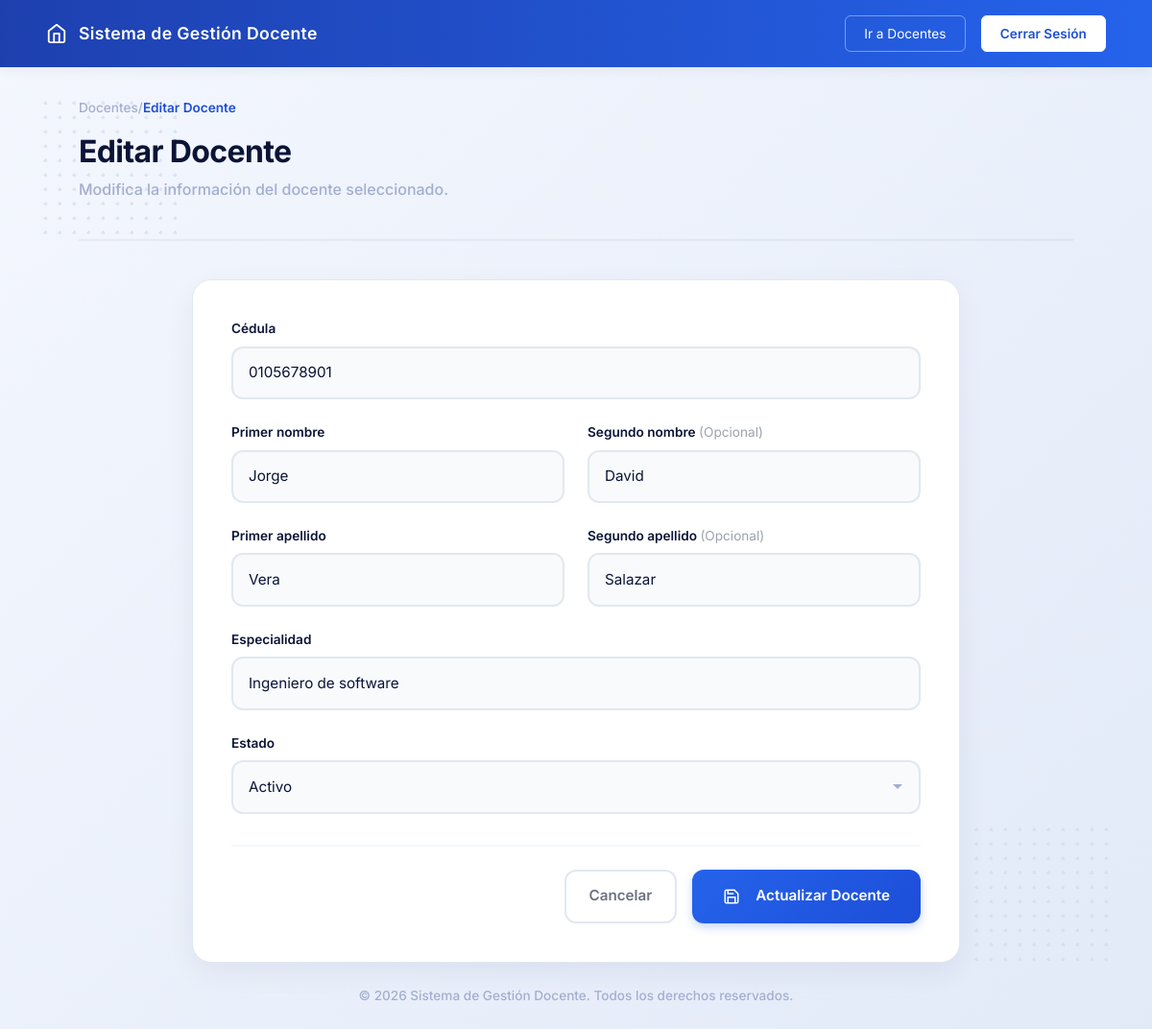
Screenshot of /routes/docentes.php?accion=editar&id_docente=5 with the database file from the repository.
### tables this page shows
CREATE TABLE docentes (
    id_docente INT(11) NOT NULL AUTO_INCREMENT,
    cedula VARCHAR(10) NOT NULL,
    primer_nombre VARCHAR(100) NOT NULL,
    segundo_nombre VARCHAR(100) DEFAULT NULL,
    primer_apellido VARCHAR(100) NOT NULL,
    segundo_apellido VARCHAR(100) DEFAULT NULL,
    especialidad VARCHAR(100) NOT NULL,
    fecha_modificacion TIMESTAMP NOT NULL DEFAULT CURRENT_TIMESTAMP,
    fecha_creacion TIMESTAMP NOT NULL DEFAULT CURRENT_TIMESTAMP,
    estado ENUM('activo','inactivo') NOT NULL DEFAULT 'activo',

    PRIMARY KEY(id_docente),
    UNIQUE KEY uk_docente_cedula(cedula)
);

### config/Conexion.php (called while the page is built)
<?php
class Conexion
{
    private static $conexion = null;
    public static function conectar()
    {
        if (self::$conexion == null) {
            try {
                self::$conexion = new PDO(
                    "mysql:host=localhost;port=3306;dbname=gestion_docentes_db;charset=utf8",
                    "root",
                    ""
                );
                self::$conexion->setAttribute(
                    PDO::ATTR_ERRMODE,
                    PDO::ERRMODE_EXCEPTION
                );
                self::$conexion->setAttribute(
                    PDO::ATTR_DEFAULT_FETCH_MODE,
                    PDO::FETCH_ASSOC
                );
            } catch (PDOException $e) {
                die("Error de conexión: " . $e->getMessage());
            }
        }
        return self::$conexion;
    }
}

### app/modelos/DocenteModelo.php (called while the page is built, shortened)
<?php
require_once 'config/Conexion.php';
class DocenteModelo
{
    private $conexion;
    public function __construct()
    {
        $this->conexion = Conexion::conectar();
    }
    public function buscar($id_docente)
    {
        $sql = "SELECT id_docente, cedula, primer_nombre, segundo_nombre, primer_apellido, segundo_apellido, fecha_creacion, especialidad, estado
                FROM docentes
                WHERE id_docente = :id_docente";
        $stmt = $this->conexion->prepare($sql);
        $stmt->execute([':id_docente' => $id_docente]);
        return $stmt->fetch(PDO::FETCH_ASSOC);
    }
}

### app/vistas/docente/docente_editar.php (the view, shortened to what this page needs)
<?php
require_once __DIR__."/../layout/header.php"
?>
    <div class="dot-pattern top-left"></div>
    <div class="dot-pattern bottom-right"></div>
    <main class="main-container content-align-top">
        <div class="breadcrumb" style="color: var(--text-gray); font-size: 0.85rem; margin-bottom: 1rem;">
            <a href="/gestion-docentes-web/docentes" style="color: var(--text-gray); text-decoration: none;">Docentes</a> / <span style="color: var(--c-primary-main); font-weight: 600;">Editar Docente</span>
        </div>
        <header class="section-header">
            <div>
                <h1 class="page-title">Editar Docente</h1>
                <p class="page-subtitle">Modifica la información del docente seleccionado.</p>
            </div>
        </header>
        <div class="details-layout" style="grid-template-columns: 1fr; max-width: 800px; margin: 0 auto; width: 100%;">
            <div class="form-section">
                <div class="section-card">
                    <form id="formEditar">
                        <div class="form-group">
                            <label for="cedula">Cédula</label>
                            <input type="text" class="form-input" id="cedula" name="cedula" value="<?= htmlspecialchars($docente['cedula'] ?? '') ?>" required>
                        </div>
                        <div class="grid-2">
                            <div class="form-group">
                                <label for="primer_nombre">Primer nombre</label>
                                <input type="text" class="form-input" id="primer_nombre" name="primer_nombre" required placeholder="Ingresa el primer nombre" value="<?= htmlspecialchars(trim(($docente['primer_nombre'] ?? ''))) ?>">
                            </div>
                            <div class="form-group">
                                <label for="segundo_nombre">Segundo nombre <span style="color: #9CA3AF; font-weight: 400;">(Opcional)</span></label>
                                <input type="text" class="form-input" id="segundo_nombre" name="segundo_nombre" placeholder="Ingresa el segundo nombre" value="<?= htmlspecialchars(trim(($docente['segundo_nombre'] ?? ''))) ?>">
                            </div>
                        </div>
                        <div class="grid-2">
                            <div class="form-group">
                                <label for="primer_apellido">Primer apellido</label>
                                <input type="text" class="form-input" id="primer_apellido" name="primer_apellido" required placeholder="Ingresa el primer apellido" value="<?= htmlspecialchars(trim(($docente['primer_apellido'] ?? ''))) ?>">
                            </div>
                            <div class="form-group">
                                <label for="segundo_apellido">Segundo apellido <span style="color: #9CA3AF; font-weight: 400;">(Opcional)</span></label>
                                <input type="text" class="form-input" id="segundo_apellido" name="segundo_apellido" placeholder="Ingresa el segundo apellido" value="<?= htmlspecialchars(trim(($docente['segundo_apellido'] ?? ''))) ?>">
                            </div>
                        </div>
                        <div class="form-group">
                            <label for="especialidad">Especialidad</label>
                            <input type="text" class="form-input" id="especialidad" name="especialidad" placeholder="Ingresa la especialidad" required value="<?= htmlspecialchars(trim(($docente['especialidad'] ?? ''))) ?>">
                        </div>
                        <div class="form-group">
                            <label for="estado">Estado</label>
                            <select class="form-input" id="estado" name="estado" required>
                                <option value="activo" <?= (isset($docente['estado']) && $docente['estado'] === 'activo') ? 'selected' : '' ?>>Activo</option>
                            </select>
                        </div>
                        <div class="form-actions-bar">
                            <a href="/gestion-docentes-web/docentes" class="btn-cancel">Cancelar</a>
                            <button type="submit" class="btn-save">
                                <svg width="18" height="18" viewBox="0 0 24 24" fill="none" stroke="currentColor" stroke-width="2" style="margin-right: 0.5rem;"><path d="M19 21H5a2 2 0 0 1-2-2V5a2 2 0 0 1 2-2h11l5 5v11a2 2 0 0 1-2 2z"></path><polyline points="17 21 17 13 7 13 7 21"></polyline><polyline points="7 3 7 8 15 8"></polyline></svg>
                                Actualizar Docente
                            </button>
                        </div>
                    </form>
                </div>
            </div>
        </div>
    </main>
    <div class="toast-container position-fixed bottom-0 end-0 p-3">
    </div>
<?php require_once __DIR__."/../layout/footer.php" ?>

### public/css/style.css (style rules this page uses)
:root { --bg-gradient-start: #F4F7FE; --bg-gradient-end: #E2EAF8; --text-dark: #0B1437; --text-gray: #A3AED0; --card-bg: #FFFFFF; --border-color: #E2E8F0; --c-blue-light: #E1E9F8; --c-blue-main: #4361EE; --c-primary-light: #4A85F6; --c-primary-main: #1D4ED8; --c-teal-light: #D1FAE5; --c-teal-main: #10B981; --c-purple-light: #EDE9FE; --c-purple-main: #8B5CF6; --c-orange-light: #fef5e9; --c-orange-main: #f6975c; }
* { margin: 0; padding: 0; box-sizing: border-box; font-family: 'Inter', sans-serif; }
.home-body { background: linear-gradient(135deg, var(--bg-gradient-start) 0%, var(--bg-gradient-end) 100%); min-height: 100vh; display: flex; flex-direction: column; position: relative; }
.main-container { flex: 1; width: 100%; max-width: 1100px; margin: 0 auto; padding: 0 2rem; position: relative; z-index: 10; display: flex; flex-direction: column; justify-content: center; }
.content-align-top { justify-content: flex-start !important; padding-top: 2rem !important; }
.dot-pattern { position: absolute; width: 150px; height: 150px; background-image: radial-gradient(circle, #CBD5E1 2px, transparent 2px); background-size: 15px 15px; opacity: 0.5; z-index: 1; }
.top-left { top: 100px; left: 40px; }
.bottom-right { bottom: 80px; right: 40px; }
.breadcrumb { color: var(--text-gray); font-size: 0.85rem; margin-bottom: 0.5rem; font-weight: 500; }
.section-header { display: flex; justify-content: space-between; align-items: flex-end; margin-bottom: 2.5rem; border-bottom: 2px solid rgba(11, 20, 55, 0.05); padding-bottom: 1.5rem; }
.page-title { font-size: 2rem; font-weight: 700; color: var(--text-dark); letter-spacing: -0.02em; }
.page-subtitle { color: var(--text-gray); font-size: 1rem; font-weight: 500; }
.details-layout { display: grid; grid-template-columns: 1fr 300px; gap: 2rem; align-items: start; }
.form-section { width: 100%; }
.section-card { background: #FFFFFF; border-radius: 20px; padding: 2.5rem; box-shadow: 0 10px 30px rgba(11, 20, 55, 0.06); border: 1px solid var(--border-color); }
.grid-2 { display: grid; grid-template-columns: 1fr 1fr; gap: 1.5rem; }
.form-group { margin-bottom: 1.5rem; }
.form-group label { display: block; font-size: 0.85rem; font-weight: 600; color: var(--text-dark); margin-bottom: 0.5rem; }
.form-input { width: 100%; padding: 0.9rem 1rem; font-size: 0.95rem; font-family: 'Inter', sans-serif; color: var(--text-dark); background-color: #F8FAFC; border: 2px solid var(--border-color); border-radius: 12px; transition: all 0.3s ease; outline: none; }
.form-input::placeholder { color: var(--text-gray); font-weight: 400; }
select.form-input { appearance: none; background-repeat: no-repeat; background-position: right 1rem center; padding-right: 2.5rem; cursor: pointer; }
select.form-input option { padding: 0.5rem; }
.form-actions-bar { display: flex; justify-content: flex-end; gap: 1rem; margin-top: 2rem; padding-top: 1.5rem; border-top: 2px solid var(--bg-gradient-start); }
.btn-save { background: linear-gradient(135deg, #2563EB 0%, #1D4ED8 100%); color: white; padding: 0.9rem 2rem; border-radius: 12px; border: none; font-weight: 600; font-size: 0.95rem; display: inline-flex; align-items: center; gap: 0.5rem; cursor: pointer; transition: all 0.3s ease; box-shadow: 0 4px 10px rgba(37, 99, 235, 0.25); }
.btn-save svg { flex-shrink: 0; }
.btn-cancel { background: transparent; color: #6B7280; padding: 0.9rem 1.5rem; border-radius: 12px; text-decoration: none; font-weight: 600; font-size: 0.95rem; border: 2px solid var(--border-color); transition: all 0.3s ease; }

### rows the page displays
docentes: cedula "0105678901", primer_nombre "Jorge", segundo_nombre "David", primer_apellido "Vera", segundo_apellido "Salazar", especialidad "Ingeniero de software", estado "Activo"

### other values shown
$menu["nombre"] "Docentes"
